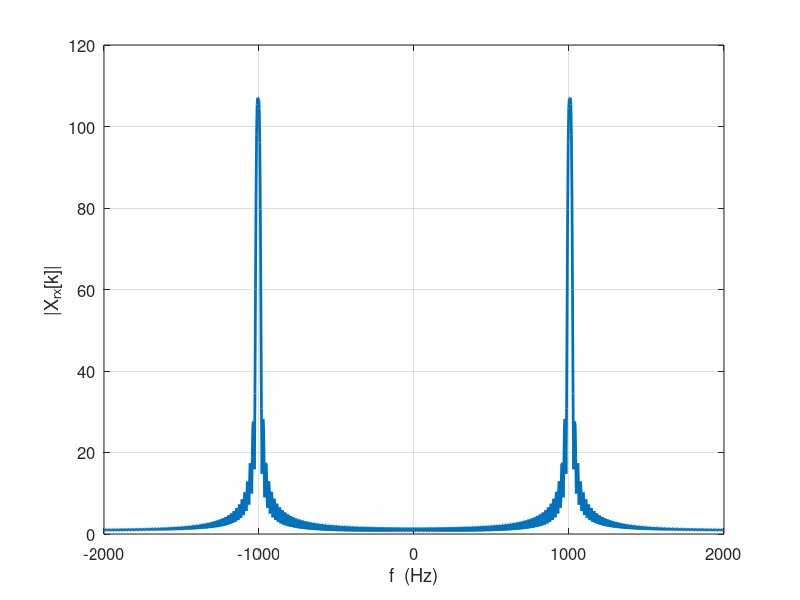

Source code (MATLAB):
function NS_21_DFT_Close_Sinusoids(N,N_zp)

% USAGE: NS_21_Close_Sinusoids(N)
% 
% Inputs:  N = number of samples collected
%          N_zp = integer specifying DFT length including zero padding
%
% Outputs: Various plots of results... no returned values


%%% Set Collection Length if user does not specify
if nargin==0
        N = 230;     % set collection length in samples
        N_zp=5*N;   % This sets N_zp to zero-pad out to 5 times the data length... a good rough rule for *THIS* application
end



Fs=4000;   % Set the sampling rate
T=1/Fs;    % Set the sample spacing

%%%  Create sum of sinusoids with frequencies of 1000 and 1011 Hz
x=cos(2*pi*1000*(0:(N-1))*T) + cos(2*pi*1011*(0:(N-1))*T);

t=(0:(N-1))*T;  % create a time vector that is the same length as the signal


X=fftshift(fft(x,N_zp));   
% the N_zp inside the fft command sets the length *including* zero-padding 


Omega=(-(N_zp/2):((N_zp/2)-1))*2*pi/N_zp;  %% DT Frequency... -pi to pi

f=(Fs/2)*(Omega/pi);   %%%  Convert into equivalent Hz values

h=plot(f,abs(X));
set(h,'linewidth',2)
set(gca,'fontsize',12)
xlabel('f  (Hz)')
ylabel('|X_{rx}[k]|')
grid

